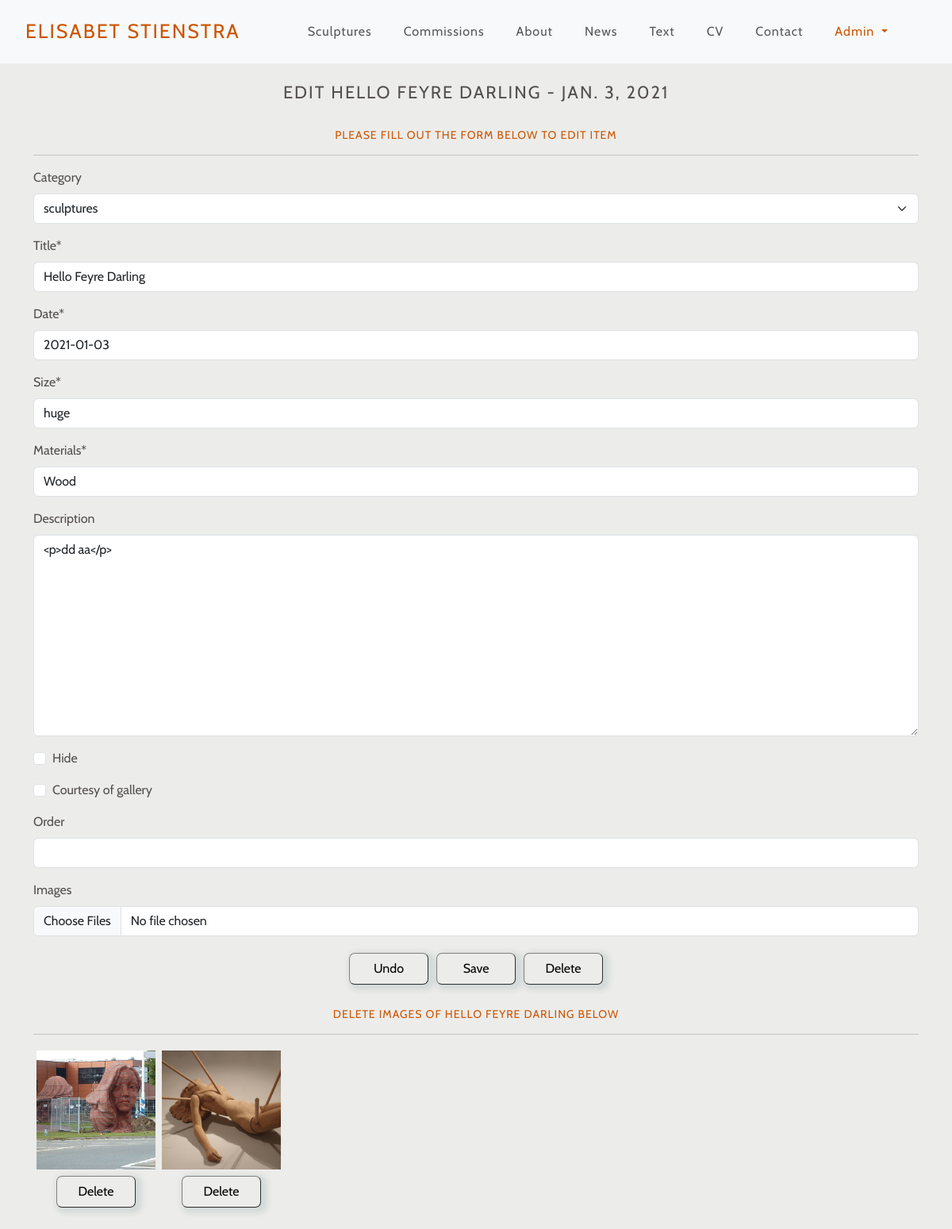
The app's page /oeuvre/edit_work/19/ (signed in) with its own data.
### oeuvre/models.py (models this page shows, shortened)
class Work(models.Model):
    category = models.ForeignKey(
        'Category', null=True, blank=True,
        on_delete=models.SET_NULL, related_name='category')
    title = models.CharField(max_length=254)
    date = models.DateField()
    size = models.CharField(max_length=100)
    materials = models.CharField(max_length=254)
    description = RichTextField(null=True, blank=True)
    hide = models.BooleanField(default=False)
    courtesy_of_gallery = models.BooleanField(default=False)
    order = models.IntegerField(null=True, blank=True)
    class Meta:
        ordering = ('order', '-date', )

class Image(models.Model):
    image = models.ImageField(null=True, blank=True)
    work = models.ForeignKey(Work, on_delete=models.CASCADE, null=True, blank=True)

### oeuvre/views.py (the view)
# urls.py: path('edit_work/<work_id>/', views.edit_work, name='edit_work'),
@login_required
@csp_exempt
def edit_work(request, work_id):
    if not request.user.is_superuser:
        sweetify.toast(request, 'Only an Admin can access this page', icon="error", timer=2000,
                            timerProgressBar=True)
        return redirect(reverse('home'))
    work = get_object_or_404(Work, pk=work_id)
    images = Image.objects.filter(work__id=work_id)
    if request.method == 'POST':
        form = WorkForm(request.POST, request.FILES, instance=work)
        imageform = ImageForm(request.POST, request.FILES)
        if form.is_valid():
            o = form.save()
            files = request.FILES.getlist('images')
            for f in files:
                Image.objects.create(work=o, image=f)
            sweetify.toast(request, f'Succesfully edited {work.title}', icon="success", timer=2000,
                            timerProgressBar=True)
            return redirect(reverse('oeuvre_management'))
        else:
            sweetify.toast(request, 'Failed to edit item. Please check your input', icon="error", timer=2000,
                            timerProgressBar=True)
    else:
        form = WorkForm(instance=work)
        imageform = ImageForm()
        sweetify.toast(request, f'You are editing {work.title}', icon="info", timer=2000,
                            timerProgressBar=True)
    template = 'oeuvre/edit_work.html'
    context = {
        'form': form,
        'work': work,
        'images': images,
        'imageform': imageform,
    }
    return render(request, template, context)

### oeuvre/forms.py (shortened to what this page needs)
class WorkForm(forms.ModelForm):
    class Meta:
        model = Work
        fields = '__all__'

class ImageForm(forms.Form):
    images = MultipleFileField(required=False)

### oeuvre/models.py (called while the page is built)
    def __str__(self):
        return str(self.name)

### oeuvre/templates/oeuvre/edit_work.html (shortened to what this page needs)
{% extends "base.html" %}
{% load static %}
{% block content %}
<h1 class="p-4">Edit {{ work.title }} - {{ work.date }}</h1>
<div class="container pb-4">
        <h2>Please fill out the form below to edit item</h2>
        <hr>
        <form action="{% url 'edit_work' work.id %}" method="POST" enctype="multipart/form-data" id="edit">
            <div class="margin-bottom">
                {{ form | crispy }}
                {{ imageform | crispy }}
            </div>
                <div class="m-auto text-center pb-4">
                    <button onclick="history.back()">Undo</button><button type="submit">Save</button><a data-bs-toggle="modal" data-bs-target="#modal-delete" data-bs-link="{% url 'delete_work' work.id %}"><button>Delete</button></a>
                </div>
        </form>
        <h2>Delete images of {{ work.title }} below</h2>
        <hr>
        <table>
            <tr>
                {% for image in images %}
                <td>
                    <div>
                        <div class="m-auto text-center">
                            <img class="thumbnail" src="{{image.image.url}}">
                        </div>
                        <div class="m-auto text-center">
                            <a data-bs-toggle="modal" data-bs-target="#modal-delete" data-bs-link="{% url 'delete_image' image.id image.work.id %}"><button>Delete</button></a>
                        </div>
                    </div>
                </td>
                {% endfor %}
		</tr>
	</table>
</div>
{% endblock %}

### static/css/base.css (style rules this page uses)
body { font-family: 'Cabin', sans-serif; background-color: #ECECEA; color: #534F50; overflow-x: hidden; }
h1 { font-weight: 100; font-size: 16px; text-transform: uppercase; letter-spacing: 1px; text-align: center; }
h2 { font-weight: 100; font-size: 14px; text-transform: uppercase; letter-spacing: 1px; color: #CC5500; text-align: center; }
button { color: black; background-color: transparent; width: 60px; height: 40px; margin: 5px; text-decoration: none; box-shadow: 4px 3px 6px 4px rgba(117,151,152, .2); border-width: 1px; border-radius: 7px; border-color: gray; }
a { text-decoration: none; color: inherit; }
.thumbnail { min-width: 150px; max-width: 150px; min-height: 150px; max-height: 150px; object-fit: cover; overflow: hidden; margin: 3px; transition: 0.1s ease-in; }
@media only screen and (min-width: 600px) { button { width: 80px; } }
@media only screen and (min-width: 992px) { h1 { font-size: 22px; letter-spacing: 2px; } }
@media only screen and (min-width: 1200px) { button { width: 100px; } }

### records on screen
Work: title "HELLO FEYRE DARLING", date "JAN. 3, 2021", category "sculptures", title "Hello Feyre Darling", date "2021-01-03", size "huge", materials "Wood", description "<p>dd aa</p>"
Image: image (picture)
Image: image (picture)
